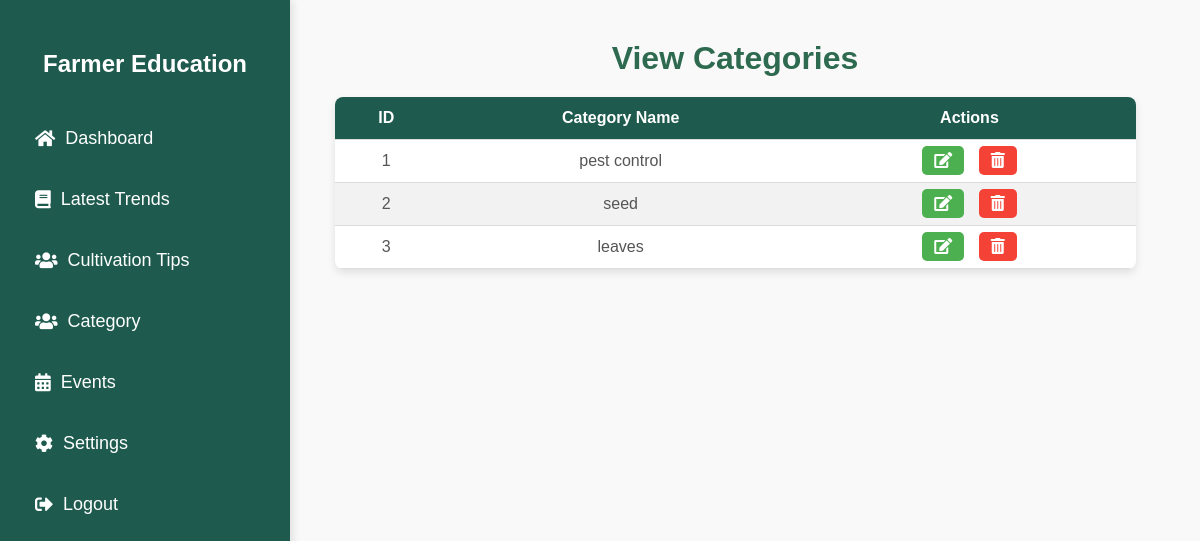
The page /custom_admin/categories/ on the database its author committed.
### myapp/models.py (models this page shows, shortened)
class EdCat(models.Model):
    catid = models.AutoField(primary_key=True)  # Automatically incrementing ID
    catname = models.CharField(max_length=255)  # Category name

### myapp/views.py (the view)
# urls.py: path('categories/', views.view_categories, name='view_categories'),
def view_categories(request):
    categories = EdCat.objects.all()  # Fetch all categories from the EdCat table
    return render(request, 'view_categories.html', {'categories': categories})

### myapp/templates/view_categories.html (shortened to what this page needs)
<!DOCTYPE html>
<html lang="en">
<head>
    <link rel="stylesheet" href="https://cdnjs.cloudflare.com/ajax/libs/font-awesome/5.15.4/css/all.min.css">
</head>
<body>
    <aside class="sidebar">
        <h2>Farmer Education</h2>
        <nav>
            <ul>
                <li><a href="{% url 'education_dashboard' %}"><i class="fas fa-home"></i> Dashboard</a></li>
                <li><a href="#"><i class="fas fa-book"></i> Latest Trends</a></li>
                <li class="dropdown">
                    <a href="#"><i class="fas fa-users"></i> Cultivation Tips</a>
                </li>
                <li class="dropdown">
                    <a href="#"><i class="fas fa-users"></i> Category</a>
                </li>
                <li><a href="#"><i class="fas fa-calendar-alt"></i> Events</a></li>
                <li><a href="#"><i class="fas fa-cog"></i> Settings</a></li>
                <li><a href="{% url 'logout' %}"><i class="fas fa-sign-out-alt"></i> Logout</a></li>
            </ul>
        </nav>
    </aside>
    <div class="main-content">
        <h1>View Categories</h1>
        <table>
            <thead>
                <tr>
                    <th>ID</th>
                    <th>Category Name</th>
                    <th>Actions</th>
                </tr>
            </thead>
            <tbody>
                {% for category in categories %}
                    <tr>
                        <td>{{ forloop.counter }}</td>
                        <td>{{ category.catname }}</td>
                        <td class="action-links">
                            <a href="{% url 'update_category' category.catid %}" class="edit-link"><i class="fas fa-edit"></i></a>
                            <a href="{% url 'remove_category' category.catid %}" class="delete-link" onclick="return confirm('Are you sure you want to delete this category?');"><i class="fas fa-trash-alt"></i></a>
                        </td>
                    </tr>
                {% endfor %}
            </tbody>
        </table>
    </div>
</body>
</html>

### myapp/templates/view_categories.html (style rules this page uses)
body { margin: 0; font-family: Arial, sans-serif; background-color: #f9f9f9; }
h1 { color: #2d6a4f; margin: 20px 0; text-align: center; }
.sidebar { width: 250px; background-color: #1e5b4e; color: white; padding: 30px 20px; position: fixed; height: 100%; box-shadow: 3px 0 8px rgba(0, 0, 0, 0.1); }
.sidebar h2 { text-align: center; font-size: 24px; margin-bottom: 40px; }
.sidebar nav ul { list-style: none; padding: 0; }
.sidebar nav ul li { margin: 20px 0; }
.sidebar nav ul li a { color: white; text-decoration: none; font-size: 18px; padding: 10px 15px; display: flex; align-items: center; border-radius: 5px; transition: background-color 0.3s ease; }
.sidebar nav ul li a i { margin-right: 10px; }
.main-content { margin-left: 270px; padding: 20px; background-color: #f9f9f9; min-height: 100vh; }
table { width: 90%; margin: 20px auto; border-collapse: collapse; background-color: white; box-shadow: 0 4px 8px rgba(0, 0, 0, 0.1); border-radius: 8px; overflow: hidden; }
th, td { padding: 12px; text-align: center; border-bottom: 1px solid #ddd; }
th { background-color: #1e5b4e; color: white; }
td { color: #555; }
tr:nth-child(even) { background-color: #f2f2f2; }
.action-links a { font-size: 16px; text-decoration: none; color: white; padding: 6px 12px; border-radius: 5px; margin: 0 5px; transition: background-color 0.3s; }
.edit-link { background-color: #4CAF50; }
.delete-link { background-color: #f44336; }
.dropdown { position: relative; }

### rows shown on the page
EdCat: catname "pest control"
EdCat: catname "seed"
EdCat: catname "leaves"
